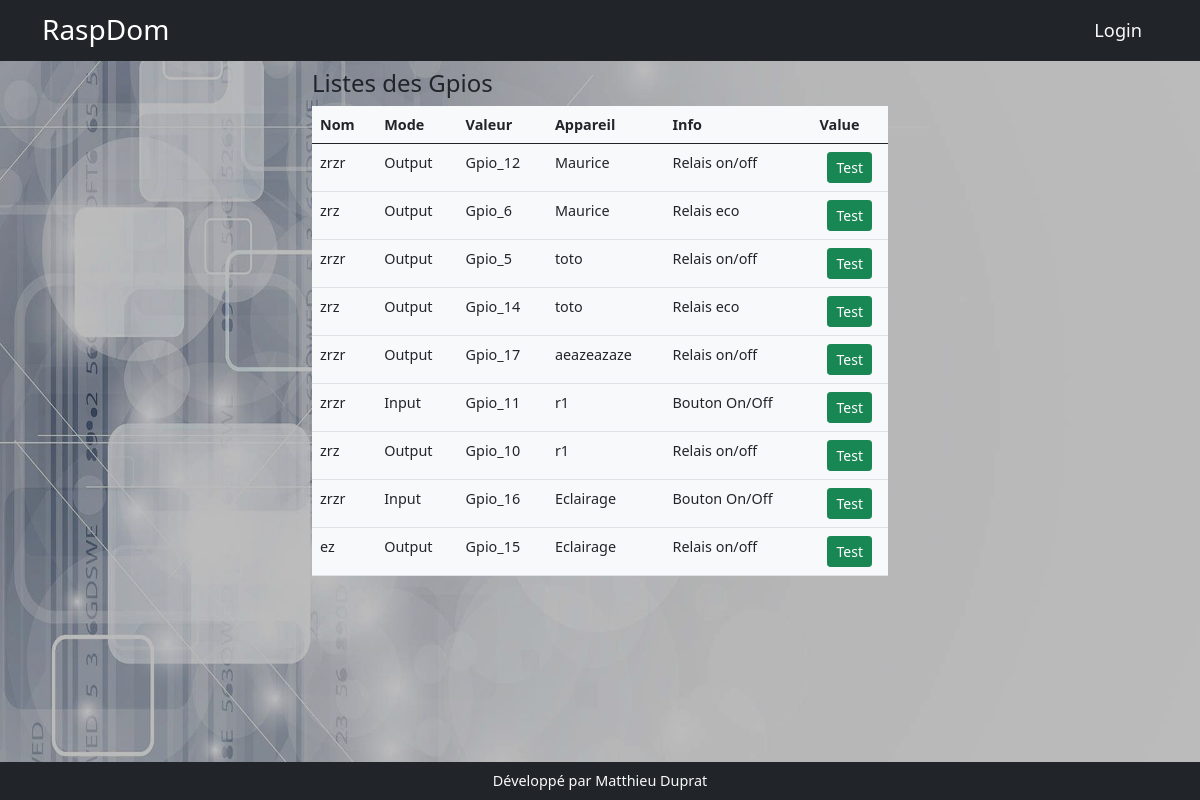
The page /gpios on the database its author committed.
### models.py (models this page shows, shortened)
class Gpio(db.Model):
    id = db.Column(db.Integer, primary_key=True)
    nom = db.Column(db.String(200))
    mode = db.Column(db.String(10))
    valeur = db.Column(db.String(10))
    info = db.Column(db.String(200))
    appareil_id = db.Column(db.Integer, db.ForeignKey('appareil.id'), nullable=True, default='')

class Appareil(db.Model):
    id = db.Column(db.Integer, primary_key=True)
    nom = db.Column(db.String(200))
    description = db.Column(db.String(200))
    categorieappareil = db.Column(db.String(200), nullable=True)
    sortie = db.Column(db.String(200), nullable=True)
    image = db.Column(db.String(200), nullable=True)
    gpios = db.relationship('Gpio', backref='appareil', lazy=True)
    order_gpio = db.Column(db.String(200))
    nbre_gpio = db.Column(db.Integer)
    programmations = db.relationship('Programmation', backref='appareil_programmation', lazy=True)
    mode_de_marche = db.relationship('ModeDeMarche',  uselist=False,  backref='appareil_mode_de_marche', lazy=True)
    auto = db.relationship('Auto', uselist=False, backref='appareil_auto', lazy=True)
    sonde_id = db.Column(db.Integer, db.ForeignKey('sonde.id'))
    sonde = db.relationship('Sonde', uselist=False, backref='appareil_sonde', lazy=True)
    manuel = db.relationship('Manuel', uselist=False, backref='appareil_ordre', lazy=True)
    label = db.Column(db.String(250))
    sonde_actived = db.Column(db.Boolean,default=False, nullable=False)
    min = db.Column(db.Float(),default=17.0)
    max = db.Column(db.Float(),default=19.0)
    mf = db.relationship('Mf',  cascade="delete",uselist=False, backref='app_mf', lazy=True)

### app.py (the view)
@app.route('/gpios')
def gpios():
    gpios_list = Gpio.query.order_by('appareil_id', 'mode').all()
    return render_template('gpio/gpios.html', gpio_list=gpios_list)

### templates/gpio/gpios.html
{% extends 'base.html' %}
{% block content %}
<div class="row">
    <div class="col-md-6 mx-auto ">
        <h4>Listes des Gpios</h4>
        <table class="table bg-light">
            <thead>
                <tr>
                    <th>Nom</th>
                    <th>Mode</th>
                    <th>Valeur</th>
                    <th>Appareil</th>
                    <th>Info</th>
                    <th>Value</th>
                </tr>
            </thead>
            <tbody>{% for gpio in gpio_list %}
                <tr>
                    <td>{{gpio.nom}}</td>
                    <td>{{gpio.mode}}</td>
                    <td>{{ gpio.valeur}}</td>
                    <td>{{ gpio.appareil.nom}}</td>
                    <td>{{ gpio.info}}</td>
                    <td class="mx-auto text-center">{% if gpio.mode=='input'%}<input class="form-control mx-auto " style="width: 5rem;" type="text" id="gpio_{{gpio.id}}">{% else %}<button class="btn btn-success btn-sm">Test</button>{% endif %}</td>
                </tr>{% endfor %}
            </tbody>
        </table>
    </div>
</div>
{% endblock %}

### rows shown on the page
Gpio: nom "zrzr", mode "Output", valeur "Gpio_12", appareil.nom "Maurice", info "Relais on/off", shows "Test"
Gpio: nom "zrz", mode "Output", valeur "Gpio_6", appareil.nom "Maurice", info "Relais eco", shows "Test"
Gpio: nom "zrzr", mode "Output", valeur "Gpio_5", appareil.nom "toto", info "Relais on/off", shows "Test"
Gpio: nom "zrz", mode "Output", valeur "Gpio_14", appareil.nom "toto", info "Relais eco", shows "Test"
Gpio: nom "zrzr", mode "Output", valeur "Gpio_17", appareil.nom "aeazeazaze", info "Relais on/off", shows "Test"
Gpio: nom "zrzr", mode "Input", valeur "Gpio_11", appareil.nom "r1", info "Bouton On/Off", shows "Test"
Gpio: nom "zrz", mode "Output", valeur "Gpio_10", appareil.nom "r1", info "Relais on/off", shows "Test"
Gpio: nom "zrzr", mode "Input", valeur "Gpio_16", appareil.nom "Eclairage", info "Bouton On/Off", shows "Test"
Gpio: nom "ez", mode "Output", valeur "Gpio_15", appareil.nom "Eclairage", info "Relais on/off", shows "Test"
